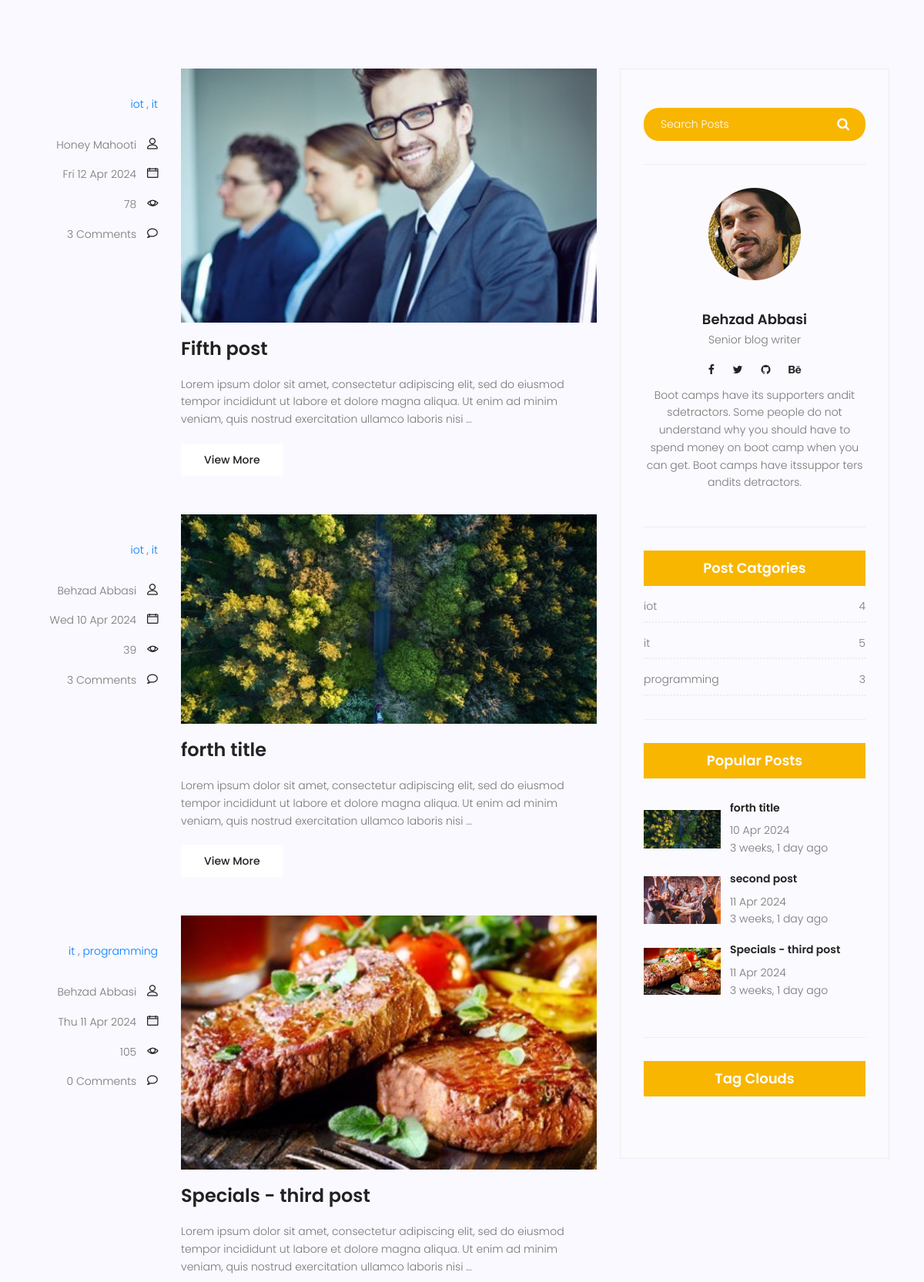
The page /blog/ (middle part) on the database as committed earlier.
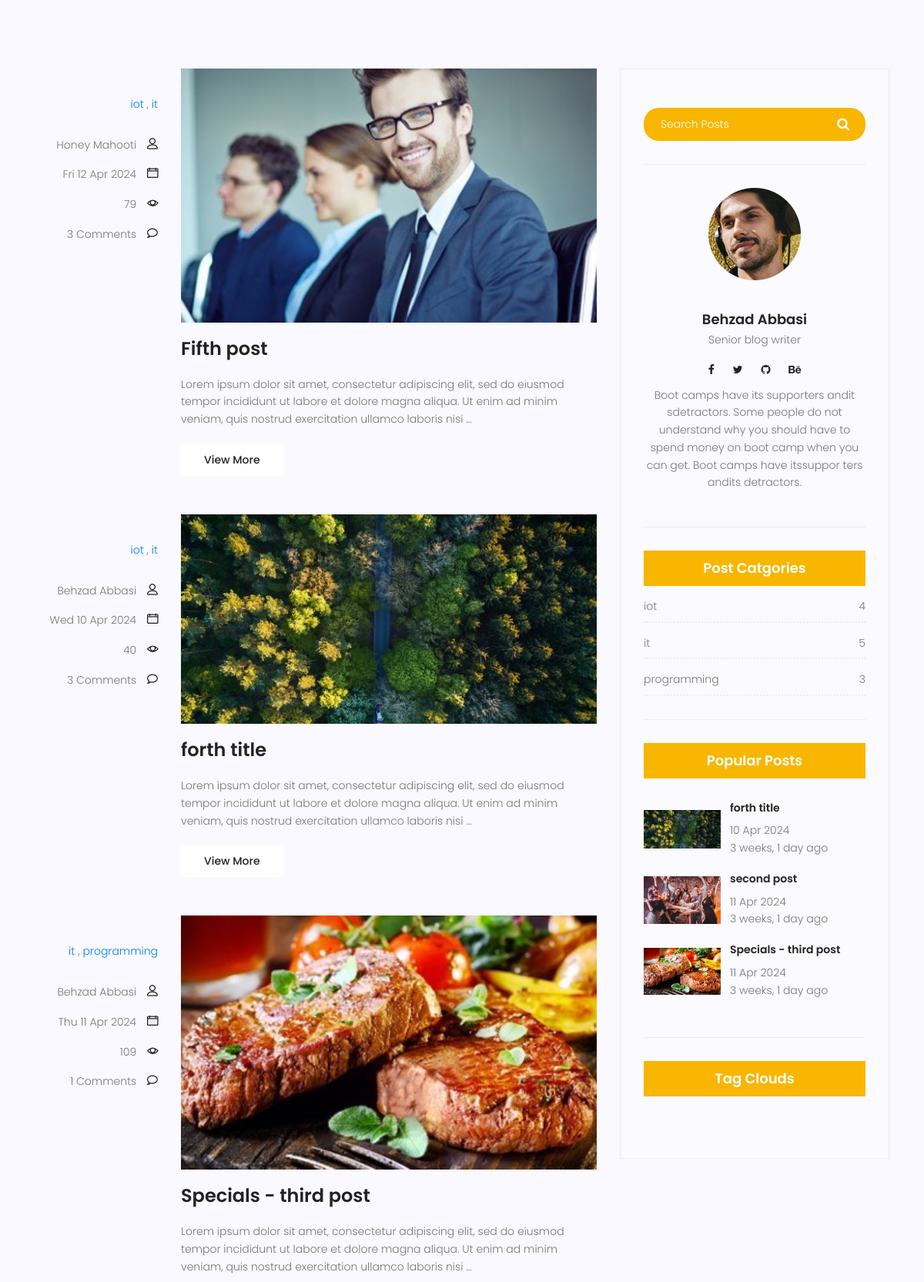
The same page on the database as committed later.
### blog/models.py (models this page shows, shortened)
class Post(models.Model):
    image = models.ImageField(upload_to='blog/', default='blog/default.jpg')
    author = models.ForeignKey(User, on_delete=models.SET_NULL, null=True)
    title = models.CharField(max_length=255)
    content = models.TextField()
    tags = TaggableManager()
    category= models.ManyToManyField(Category)
    counted_view=models.IntegerField(default=0) #(default = 0)
    status=models.BooleanField(default=False)
    published_date = models.DateTimeField(null=True)
    created_date = models.DateTimeField(auto_now_add=True)
    updated_date = models.DateTimeField(auto_now=True)
    login_require =models.BooleanField(default=False)
    class Meta:
        ordering=['-created_date']
        verbose_name='پست'
        verbose_name_plural='پست ها'

### blog/views.py (the view)
# urls.py: path('',blog_view, name='index'),
def blog_view(request, **kwargs):
    current_time = timezone.now()
    posts = Post.objects.filter(status =1 ,published_date__lte=current_time)
    if kwargs.get('cat_name') != None:
        posts = posts.filter(category__name = kwargs['cat_name'])
    if kwargs.get('author_username') != None:
        posts = posts.filter(author__username = kwargs['author_username'])
    if kwargs.get('tag_name') != None:
        posts = posts.filter(tags__name__in =[kwargs['tag_name']])
    posts = Paginator(posts,3)
    try:
        page_number=request.GET.get('page')
        posts = posts.page(page_number)
    except EmptyPage:
        posts= posts.get_page(1)
    except PageNotAnInteger:
        posts = posts.get_page(1)
    context = {'posts': posts}
    return render (request, 'blog/blog-home.html',context)

### blog/models.py (called while the page is built)
    def __str__(self):
        return self.name

### blog/templatetags/blog_tags.py (called while the page is built)
@register.inclusion_tag('blog/blog-popular-posts.html')
def latestposts(arg=3):
    posts= Post.objects.filter(status =1).order_by('published_date')[:arg]
    return {'posts':posts}

@register.inclusion_tag('blog/blog-post-categories.html')
def postcategories():
    posts= Post.objects.filter(status =1)
    categories = Category.objects.all()
    cat_dict = {}
    for name in categories:
        cat_dict[name] = posts.filter(category =name).count()
    return {'categories':cat_dict}

@register.simple_tag(name='comments_count')
def function(pid):
    return Comments.objects.filter(post=pid, approved=True).count()

### templates/blog/blog-home.html (shortened to what this page needs)
{% extends 'base.html' %}
{% load static %}
{% load blog_tags %}
{% block content %}
<section class="top-category-widget-area pt-90 pb-90 ">
</section>
<section class="post-content-area">
	<div class="container">
		<div class="row">
			<div class="col-lg-8 posts-list">
				{% for post in posts %}
				<div class="single-post row">
					<div class="col-lg-3  col-md-3 meta-details">
						<ul class="tags">
							{% for cat in post.category.all%}
							<a href="{% url 'blog:category' cat_name=cat.name %}"> {{cat.name}} </a>
							{% if not forloop.last %},
							{%endif%}
							{% endfor %}
						</ul>
						<div class="user-details row">
							<p class="user-name col-lg-12 col-md-12 col-6"><a
									href="{%url 'blog:author' author_username=post.author.username%}">{{post.author.get_full_name}}</a>
								<span class="lnr lnr-user"></span>
							</p>
							<p class="date col-lg-12 col-md-12 col-6"><a href="#">{{post.published_date | date:"D d M Y"}}</a> <span class="lnr lnr-calendar-full"></span></p>
							<p class="view col-lg-12 col-md-12 col-6"><a href="#">{{post.counted_view}}</a> <span
									class="lnr lnr-eye"></span></p>
							<p class="comments col-lg-12 col-md-12 col-6"><a href="#"> {% comments_count post.id %} Comments</a> <span
									class="lnr lnr-bubble"></span></p>
						</div>
					</div>
					<div class="col-lg-9 col-md-9 ">
						<div class="feature-img">
							<img class="img-fluid" src="{{post.image.url}}" alt="">
						</div>
						<a class="posts-title" href="{% url 'blog:single' pid=post.id %}">
							<h3>{{post.title}}</h3>
						</a>
						<p class="excert">
							{{post.content|truncatewords:30}}
						</p>
						<a href="/blog/{{post.id}}" class="primary-btn">View More</a>
					</div>
				</div>
				{% endfor %}
			</div>
			<div class="col-lg-4 sidebar-widgets">
				<div class="widget-wrap">
					{% include 'blog/blog-search.html' %}
					{% include 'blog/blog-writer.html' %}
					{% postcategories %}
					{% latestposts %}
					{% include 'blog/blog-tags.html' %}
				</div>
			</div>
		</div>
	</div>
</section>
{% endblock %}

### templates/blog/blog-popular-posts.html
{% load static %}
{% load humanize %}
<div class="single-sidebar-widget popular-post-widget">
    <h4 class="popular-title">Popular Posts</h4>
    <div class="popular-post-list">
        {% for post in posts %}
        <div class="single-post-list d-flex flex-row align-items-center">
            <div class="thumb">
                <img class="img-fluid" src="{{ post.image.url }}" alt="">
            </div>
            <div class="details">
                <a href="{% url 'blog:single' pid=post.id %}">
                    <h6>{{post.title}}</h6>
                </a>
                <p>{{ post.published_date|date:"d M Y"}}</p>
                <p>{{post.published_date|naturaltime}}</p>
            </div>
        </div>
        {% endfor %}
    </div>
</div>

Rows that differ between the two databases and show on the page:
changed Post "Fifth post": counted_view "78" → "79"
changed Post "forth title": counted_view "39" → "40"
changed Post "Specials - third post": counted_view "105" → "109"; id "0" → "1"
